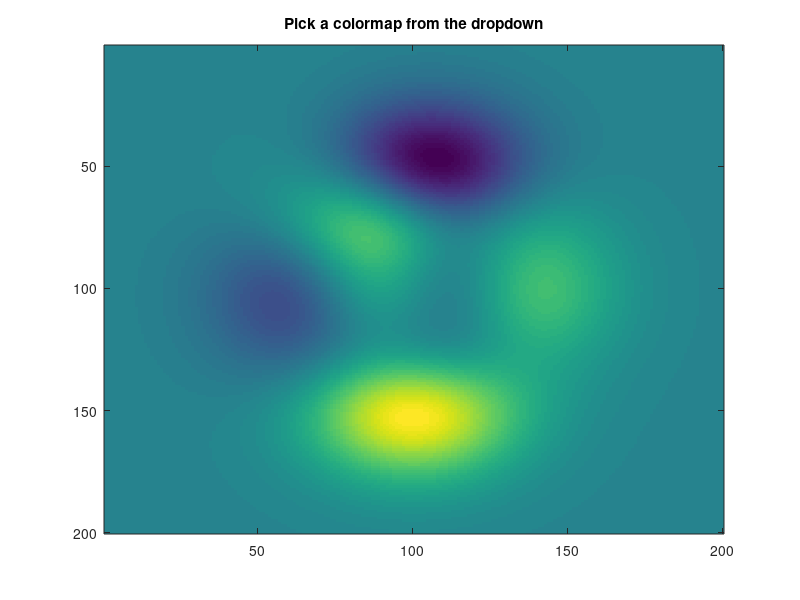

Reproduce this figure in MATLAB. (Note: this script raises an error after producing the figure.)
%dropdownExample Colormap selector anchored inside an image axes
%
%   A uim.widget.DropDown placed in the northwest corner of a data axes
%   (via the overlay canvas). Selecting an item applies the colormap to
%   the axes through ValueChangedFcn.
%
%   Run from anywhere in the repository; the script adds src/ to the
%   path if the toolbox is not already installed.

if ~exist('uim.UIComponentCanvas', 'class')
    addpath(genpath(fullfile(fileparts(mfilename('fullpath')), '..', 'src')))
end

hFigure = figure('Name', 'DropDown example', 'Color', 'w');
hAxes = axes(hFigure);
imagesc(hAxes, peaks(200))
title(hAxes, 'Pick a colormap from the dropdown')

% Note: the overlay anchors to the axes Position rectangle. Under
% axis image/equal the visible plot box can be smaller than that
% rectangle, so widgets would anchor outside the image.

dropdown = uim.widget.DropDown(hAxes, ...
    'Items', ["gray", "parula", "jet", "hot", "bone"], ...
    'Value', "parula", ...
    'Location', 'northwest', ...
    'Margin', [10, 10, 10, 10], ...
    'ValueChangedFcn', @(src, evt) colormap(hAxes, char(evt.NewValue)));

colormap(hAxes, char(dropdown.Value))

% The list can also be driven programmatically:
%   dropdown.open()
%   dropdown.close()
%   dropdown.Value = "hot";   % updates silently (no callback)
